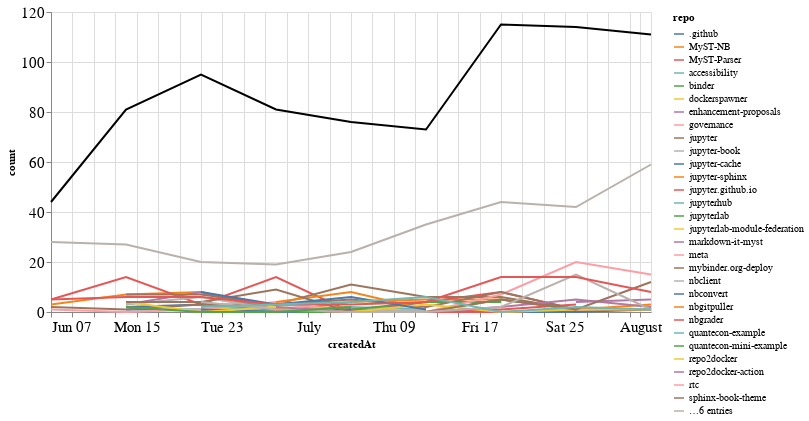

Notebook cell for this chart:
### Markdown cell above
## Comments

### Code cell
comments_time = comments.groupby('repo').resample('W', on='createdAt').count()['author'].reset_index()
comments_time = comments_time.rename(columns={'author': 'count'})
comments_time_total = comments_time.groupby('createdAt').agg({"count": "sum"}).reset_index()
ch1 = alt.Chart(comments_time, width=600).mark_line().encode(
    x='createdAt',
    y='count',
    color='repo',
    tooltip="repo"
)

ch2 = alt.Chart(comments_time_total, width=600).mark_line(color="black").encode(
    x='createdAt',
    y='count',
)

ch1 + ch2

### Figure 1 — Vega-Lite specification as saved in the notebook (floating-point values rounded to 4 significant figures; data arrays with more than 128 entries replaced by an {"elided": "..."} marker saying what was removed)
{"config": {"axisLeft": {"labelFontSize": 15}, "axisBottom": {"labelFontSize": 15}}, "layer": [{"data": {"name": "data-4513fe306fd917552ff6228fdf5a6549"}, "mark": "line", "encoding": {"color": {"type": "nominal", "field": "repo"}, "tooltip": {"type": "nominal", "field": "repo"}, "x": {"type": "temporal", "field": "createdAt"}, "y": {"type": "quantitative", "field": "count"}}, "width": 600}, {"data": {"name": "data-589e52b3d170d72e36463f259463d3d9"}, "mark": {"type": "line", "color": "black"}, "encoding": {"x": {"type": "temporal", "field": "createdAt"}, "y": {"type": "quantitative", "field": "count"}}, "width": 600}], "$schema": "https://vega.github.io/schema/vega-lite/v4.8.1.json", "datasets": {"data-4513fe306fd917552ff6228fdf5a6549": {"elided": "171 records"}, "data-589e52b3d170d72e36463f259463d3d9": [{"createdAt": "2020-06-07T00:00:00", "count": 44}, {"createdAt": "2020-06-14T00:00:00", "count": 81}, {"createdAt": "2020-06-21T00:00:00", "count": 95}, {"createdAt": "2020-06-28T00:00:00", "count": 81}, {"createdAt": "2020-07-05T00:00:00", "count": 76}, {"createdAt": "2020-07-12T00:00:00", "count": 73}, {"createdAt": "2020-07-19T00:00:00", "count": 115}, {"createdAt": "2020-07-26T00:00:00", "count": 114}, {"createdAt": "2020-08-02T00:00:00", "count": 111}]}}
